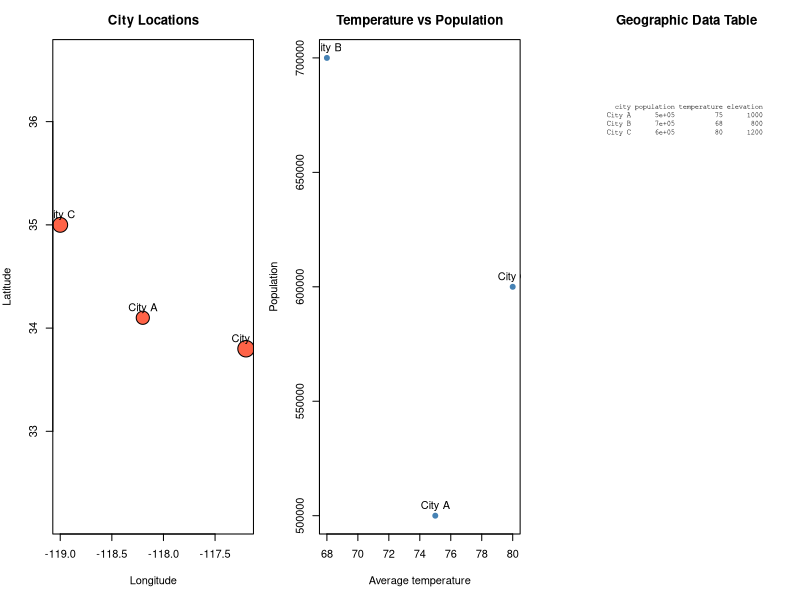

This chart was generated by the following R code:
# Set 13: Geographic Data
# Approximate coordinates are illustrative because city names in the prompt are anonymized.
places <- data.frame(city = c("City A", "City B", "City C"), population = c(500000, 700000, 600000), temperature = c(75, 68, 80), elevation = c(1000, 800, 1200), longitude = c(-118.2, -117.2, -119.0), latitude = c(34.1, 33.8, 35.0))
old <- par(mfrow = c(1, 3), mar = c(5, 4, 3, 1))
plot(places$longitude, places$latitude, pch = 21, bg = "tomato", cex = 1 + places$population / 300000, xlab = "Longitude", ylab = "Latitude", main = "City Locations", asp = 1)
text(places$longitude, places$latitude, labels = places$city, pos = 3)
plot(places$temperature, places$population, pch = 19, xlab = "Average temperature", ylab = "Population", main = "Temperature vs Population", col = "steelblue")
text(places$temperature, places$population, labels = places$city, pos = 3)
plot.new(); title("Geographic Data Table")
text(.05, .9, paste(capture.output(print(places[1:4], row.names = FALSE)), collapse = "\n"), adj = c(0, 1), family = "mono", cex = .65)
par(old)
cat("Insight: three anonymized observations are insufficient to infer a reliable temperature-population relationship. Coordinates are illustrative, not supplied locations.\n")
